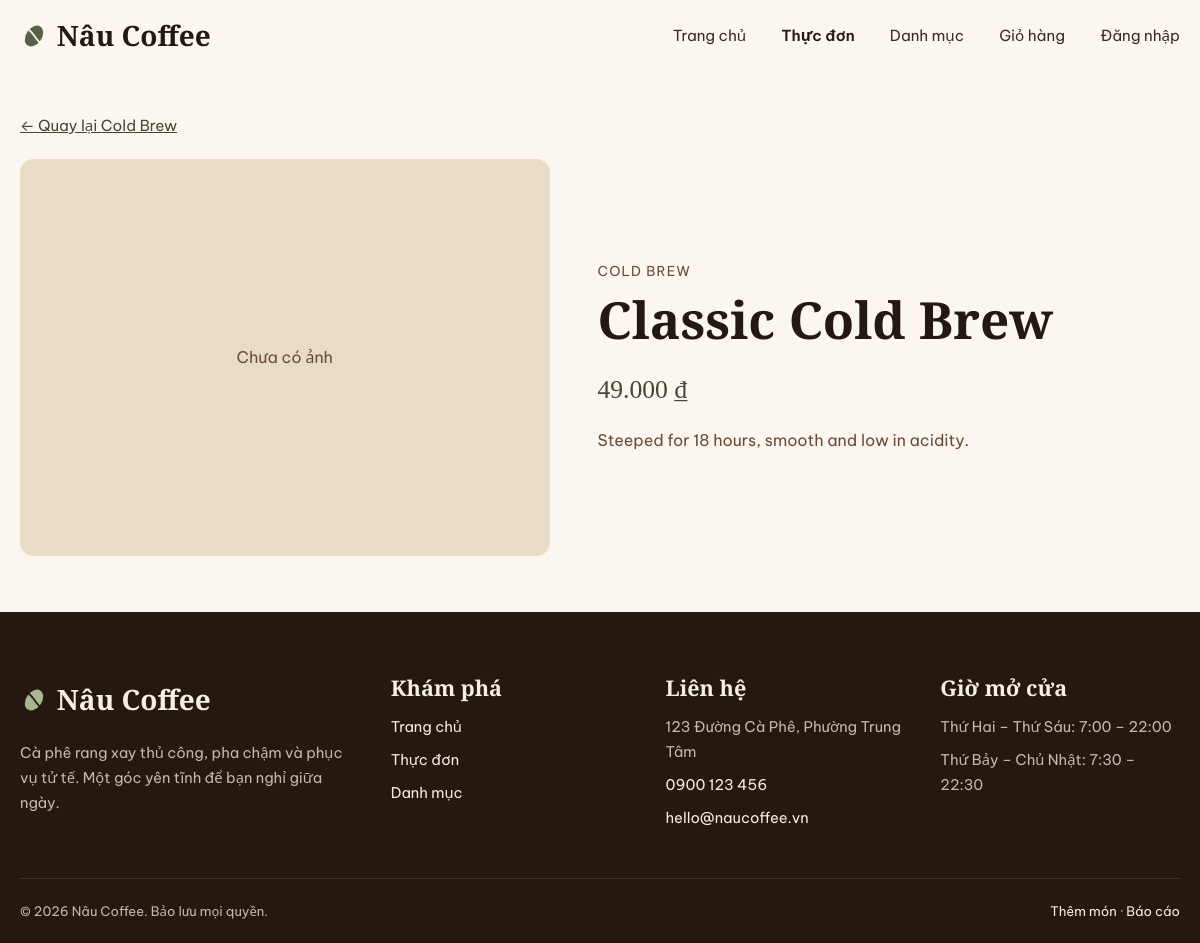
/MVC/index.php?controller=Product&action=detail&id=7, run on an earlier commit of the app's database.
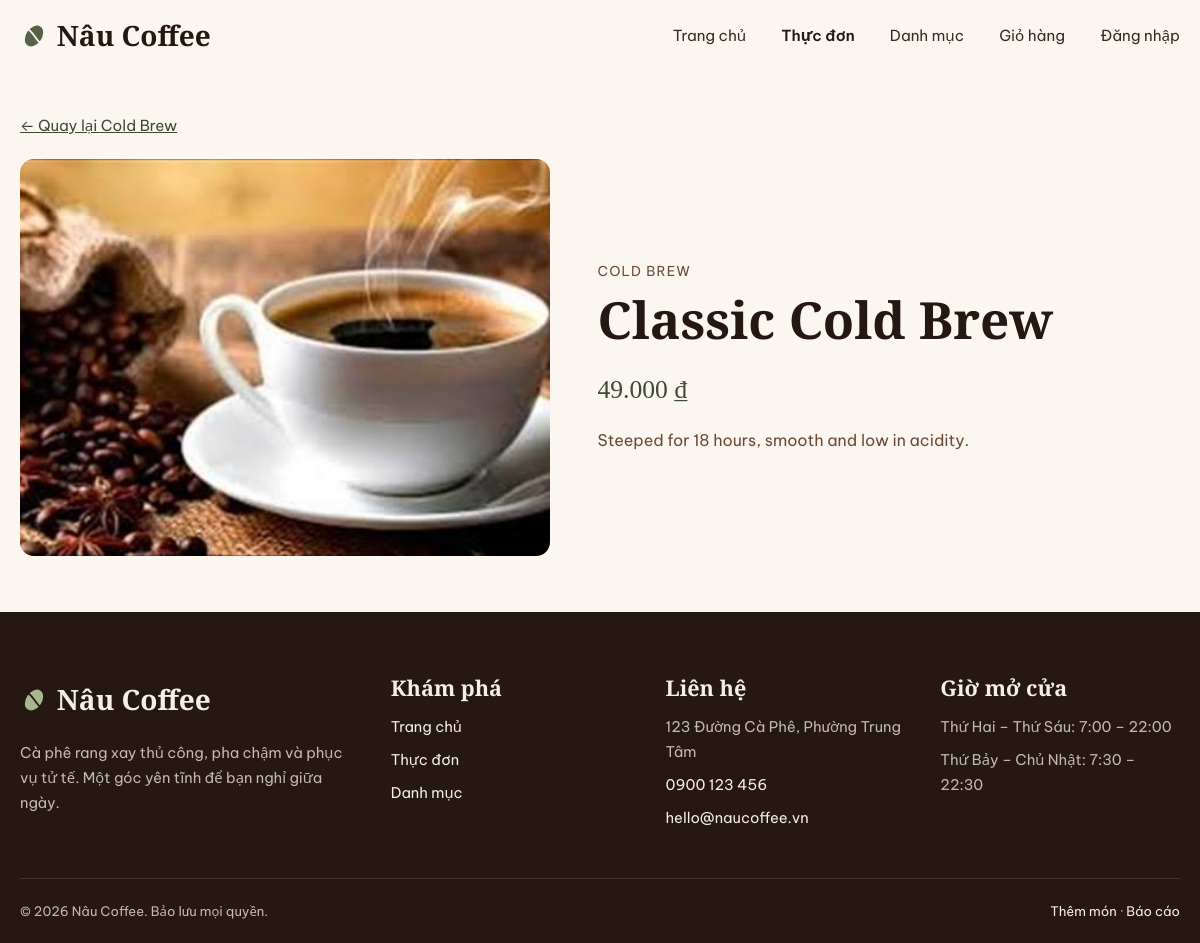
And on a later commit of the database.
### tables this page shows
CREATE TABLE IF NOT EXISTS tblSanPham (
 maSanPham INT UNSIGNED AUTO_INCREMENT PRIMARY KEY,
 tenSanPham VARCHAR(150) NOT NULL,
 gia INT UNSIGNED NOT NULL,
 moTa VARCHAR(500) NULL,
 hinhAnh VARCHAR(255) NULL,
 maDanhMuc INT UNSIGNED NOT NULL,
 FOREIGN KEY (maDanhMuc) REFERENCES tblDanhMuc(maDanhMuc) ON DELETE RESTRICT,
 CHECK (gia > 0)
);

CREATE TABLE IF NOT EXISTS tblDanhMuc (
 maDanhMuc INT UNSIGNED AUTO_INCREMENT PRIMARY KEY,
 tenDanhMuc VARCHAR(100) NOT NULL UNIQUE
);

### MVC/controllers/ProductController.php (called while the page is built, shortened)
<?php
require_once __DIR__ . '/../repositories/reProduct.php';
class ProductController {
    private $repository;
    public function __construct() {
        $db = (new Database())->connect();
        $this->repository = new reProduct($db);
    }
    public function detail() {
        $rawId = $_GET['id'] ?? '';
        $item = $this->repository->getDetail((int)$rawId);
        require __DIR__ . '/../views/products/detail.php';
    }
}

### MVC/index.php (called while the page is built, shortened)
<?php
require_once __DIR__ . '/config/helpers.php';
$action = $_GET['action'] ?? 'index';
(new $class())->$action();

### MVC/repositories/reProduct.php (called while the page is built, shortened)
<?php
class reProduct implements RepositoryInterface {
    private $conn;
    public function __construct($db) { $this->conn = $db; }
    public function getDetail($id) {
        $stmt = $this->conn->prepare('SELECT p.*, c.tenDanhMuc FROM tblSanPham p
                                      INNER JOIN tblDanhMuc c ON c.maDanhMuc = p.maDanhMuc
                                      WHERE p.maSanPham = :id');
        $stmt->execute(['id' => $id]);
        return $stmt->fetch() ?: null;
    }
}

### MVC/config/helpers.php (called while the page is built, shortened)
<?php
function h($s) { return htmlspecialchars((string)$s, ENT_QUOTES, 'UTF-8'); }
function url($controller, $action = 'index', $extra = []) {
    return 'index.php?' . http_build_query(array_merge(['controller' => $controller, 'action' => $action], $extra));
}
function formatPrice($amount) { return number_format((int)$amount, 0, ',', '.') . ' ₫'; }
function productImage($file) {
    $file = basename((string)$file);
    if ($file !== '' && is_file(__DIR__ . '/../assets/images/products/' . $file)) {
        return 'assets/images/products/' . rawurlencode($file);
    }
    return null;
}

### MVC/views/products/detail.php (the view)
<?php require __DIR__ . '/../layout/header.php'; ?>
<p class="back"><a href="<?= h(url('Product', 'index', ['maDanhMuc' => (int)$item['maDanhMuc']])) ?>">← Quay lại <?= h($item['tenDanhMuc']) ?></a></p>
<article class="detail">
  <?php $img = productImage($item['hinhAnh']); ?>
  <?php if ($img): ?>
    <img class="photo" src="<?= h($img) ?>" alt="<?= h($item['tenSanPham']) ?>">
  <?php else: ?>
    <div class="photo photo-empty" role="img" aria-label="Chưa có ảnh">Chưa có ảnh</div>
  <?php endif; ?>
  <div class="detail-info">
    <p class="eyebrow"><?= h($item['tenDanhMuc']) ?></p>
    <h1><?= h($item['tenSanPham']) ?></h1>
    <p class="detail-price"><?= h(formatPrice($item['gia'])) ?></p>
    <p class="detail-desc"><?= h($item['moTa'] ?? 'Chưa có mô tả.') ?></p>
  </div>
</article>
<?php require __DIR__ . '/../layout/footer.php'; ?>

What changed in the data, as far as the page shows it:
changed tblsanpham "Classic Cold Brew": hinhAnh: picture added
Also different on the page:
text no longer shown: "Chưa có ảnh"
